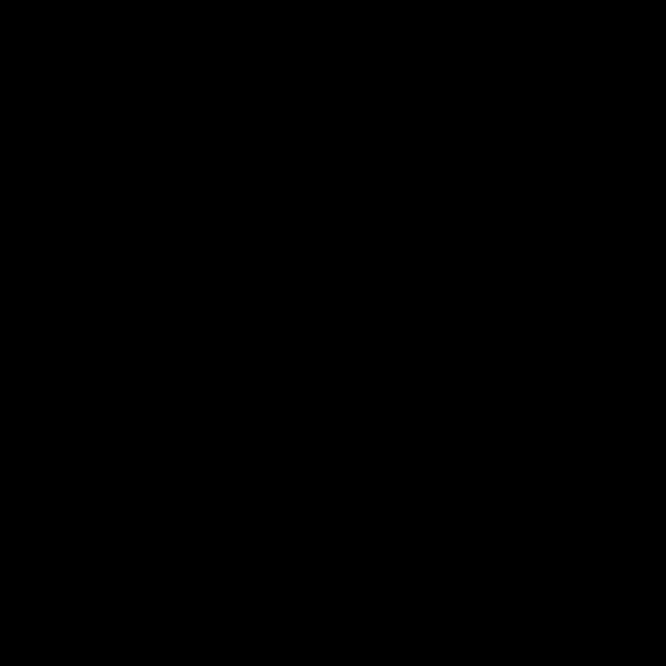
Frame 1 (no input)
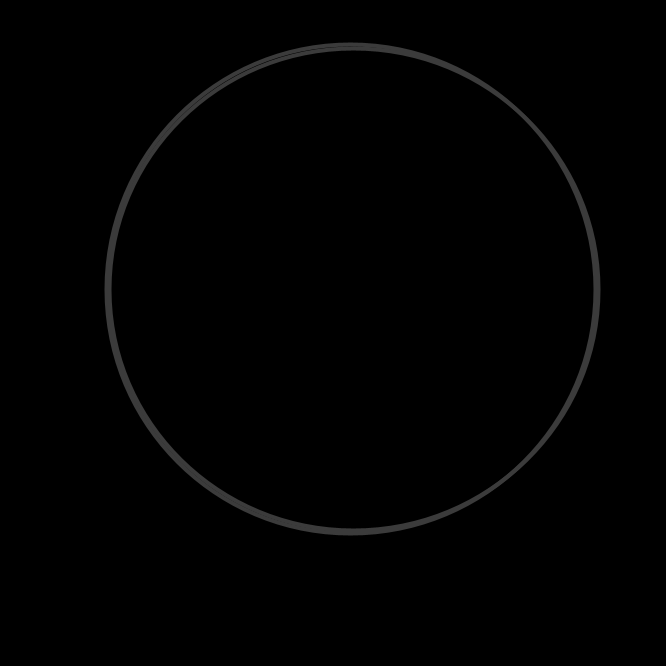
Frame 60 (the mouse pressed at the canvas centre just before this capture)
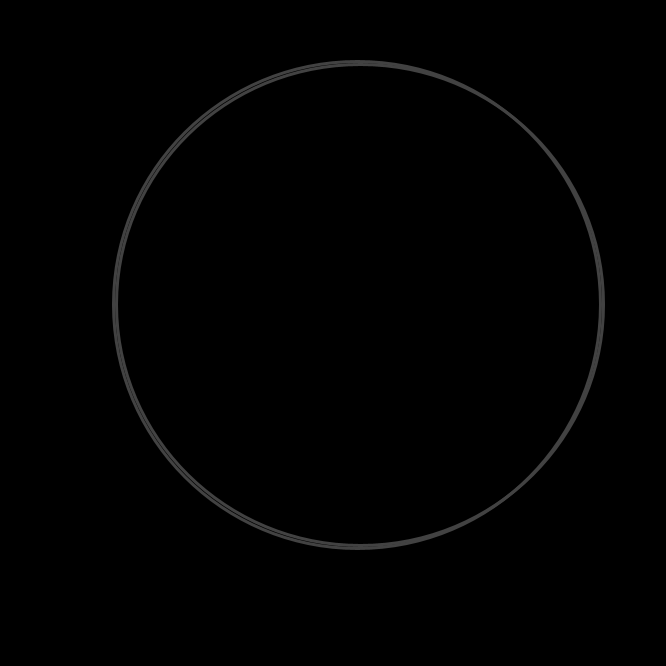
Frame 120 (the mouse held since frame 60 and released just before this capture)

The Processing sketch that drew these frames (run headless with seeded random() and noise(); from frame 60 on, the mouse is pressed at the canvas centre):

// Processing sketch: processing_68162
// ── processing_68162.pde

/* terry gyde - endo.gen.nz */ /* circle shake */
/* based on: */
/* "Sphere Deformations" by Kof @ //Work: http://openprocessing.org/visuals/?visualID= 64339 */
/* "Sine Wave" by Daniel Shiffman @ processing.org/learning/basics/sinewave.html */

int xAry, centX, centY;
int shakeDist = 182;
ArrayList lookUp;
int colStroke = 0;
float wavTheta = 0.0;  /* initial angle zero */
float wavAmp = 15.0;
float wavLength = 500.0;
float[] wavYAry;

void setup(){
  size(666,666);
  smooth();
  strokeWeight(4);   
  lookUp = new ArrayList();    
  for(int i = 0 ; i < shakeDist ; i ++){
    lookUp.add(new FrameShake(i,random(1,2),random(4,200)));
    } 
  wavYAry = new float[width];
}

void draw(){
  background(0);
  int x = (int)random(3);
  centX = int(width/2+int(mouseY*0.01));
  centY = int(height/2+int(mouseX*0.01));  
    for(int i = 0; i < lookUp.size();i++){
      FrameShake tempShake = (FrameShake)lookUp.get(i);
      tempShake.frameShake();
    }  
  CalcSine();
  xAry = int(wavYAry[x]);
  DrawEllipse();
}

void DrawEllipse() {
    noFill();
    stroke(colStroke); 
    ellipse(centX+(xAry/4), centY, width/1.4+xAry, height/1.4+xAry/2);    
    ellipse(centX, centY, width/1.4+xAry, height/1.4+xAry);       
    if(colStroke >= 112)       {
        colStroke=int(random(42,(mouseX/4)));
        strokeWeight(int(random(1,4)));        
        ellipse(centX, centY, width/1.4-xAry, height/1.4-xAry);        
        if(colStroke == 92) {
          line(0+(xAry), centY, width-xAry, centY);
            }
         }
    else {
    colStroke+=1;
    }
}

void CalcSine() { /* Daniel Shiffman - Sine Wave */
  wavTheta += 0.018;
  float x = wavTheta;
  for (int i = 0; i < wavYAry.length; i++) {
    wavYAry[i] = sin(x)*wavAmp;
    x+=TWO_PI/wavLength;
    }
}

class FrameShake { /* Kof - Sphere Deformations */
    float amp, speed;
    int id;
    FrameShake(int id, float _amp, float _speed) {
        amp = _amp;
        speed = _speed;
    }
    void frameShake() {
        translate(
                (0.5 - noise((id * 1.0 + frameCount) / speed, 0, 0)) * amp,
                (0.5 - noise(0, (id * 1.0 + frameCount) / speed, 0)) * amp);
    }
}
